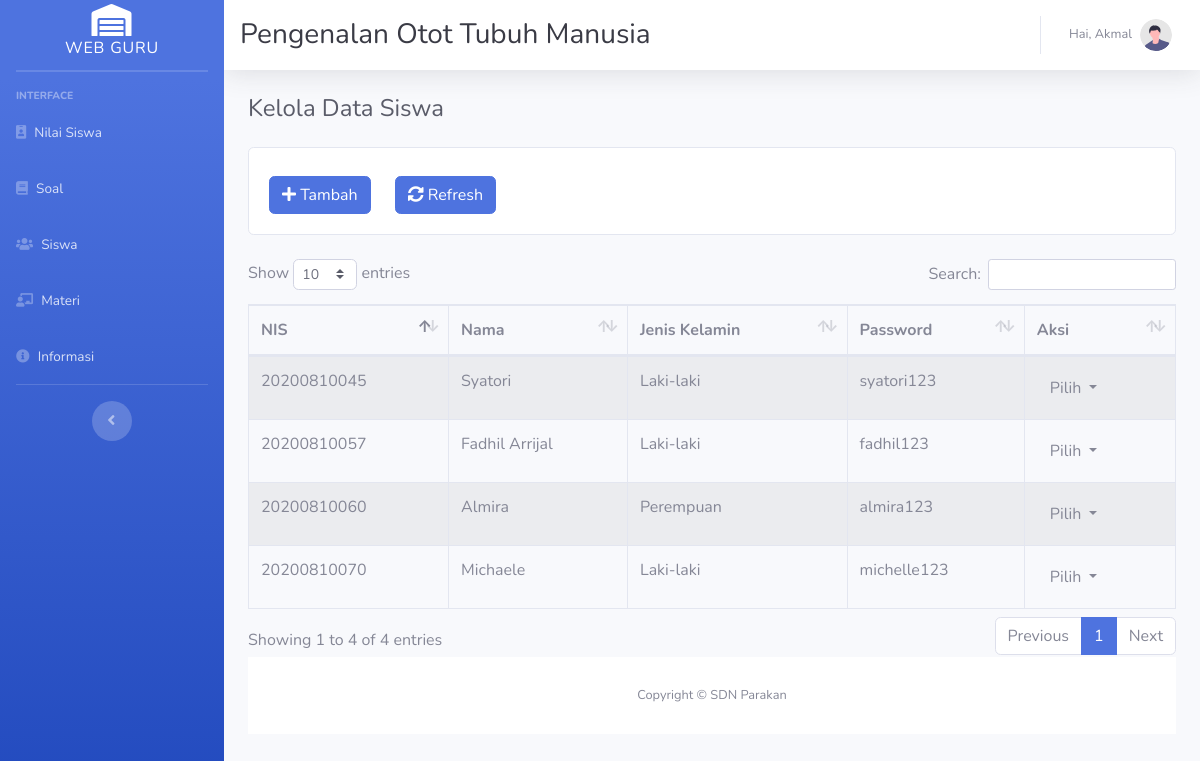
The page /pages/siswa/index.php (signed in) on the database its author committed.
### tables this page shows
CREATE TABLE `siswa` (
  `nis` varchar(20) NOT NULL,
  `nama_siswa` varchar(100) DEFAULT NULL,
  `jenis_kelamin` enum('Laki-laki','Perempuan') DEFAULT NULL,
  `password` varchar(100) DEFAULT NULL
);

### pages/siswa/data-index.php (called while the page is built)
<?php
include('../../config/koneksi.php');
$query = "SELECT * FROM siswa";
$hasil = mysqli_query($db, $query);
$data_siswa = array();
while ($row = mysqli_fetch_assoc($hasil)) {
  $data_siswa[] = $row;
}

### pages/siswa/index.php (the view, shortened to what this page needs)
<?php include('../_partials/dashboard-top.php') ?>
<div id="wrapper">
<?php include('../_partials/dashboard-sidebar.php'); ?>
<div id="content-wrapper" class="d-flex flex-column">
<div id="content">
<?php include('../_partials/dashboard-topbar.php'); ?>
<div class="container-fluid">
<div class="d-sm-flex align-items-center justify-content-between mb-4">
<h1 class="h4 mb-0 text-gray-800">Kelola Data Siswa</h1>
</div>
<?php include('_partials/menu.php') ?>
<?php include('data-index.php') ?>
<div class="table-responsive">
  <table class="table table-bordered table-striped table-condensed table-hover" id="datatable">
    <thead>
      <tr>
        <th>NIS</th>
        <th>Nama</th>
        <th>Jenis Kelamin</th>
        <th>Password</th>
        <th>Aksi</th>
      </tr>
    </thead>
    <tbody>
      <?php foreach ($data_siswa as $siswa) : ?>
      <tr>
        <td><?php echo $siswa['nis'] ?></td>
        <td><?php echo $siswa['nama_siswa'] ?></td>
        <td><?php echo $siswa['jenis_kelamin'] ?></td>
        <td><?php echo $siswa['password'] ?></td>
        <td>
          <div class="btn-group pull-right">
            <button type="button" class="btn btn-default btn-xs dropdown-toggle" data-toggle="dropdown" aria-expanded="true">
            <span class="caret">Pilih</span>
            </button>
          </div>
        </td>
      </tr>
      <?php endforeach ?>
    </tbody>
  </table>
</div>
<?php include('../_partials/dashboard-footer.php') ?>
<?php include('../_partials/dashboard-bottom.php') ?>

### rows shown on the page
siswa: nis "20200810045", nama_siswa "Syatori", jenis_kelamin "Laki-laki", password "syatori123"
siswa: nis "20200810057", nama_siswa "Fadhil Arrijal", jenis_kelamin "Laki-laki", password "fadhil123"
siswa: nis "20200810060", nama_siswa "Almira", jenis_kelamin "Perempuan", password "almira123"
siswa: nis "20200810070", nama_siswa "Michaele", jenis_kelamin "Laki-laki", password "michelle123"

### other values the page prints
$_SESSION['user']['nama_user'] "Akmal"
